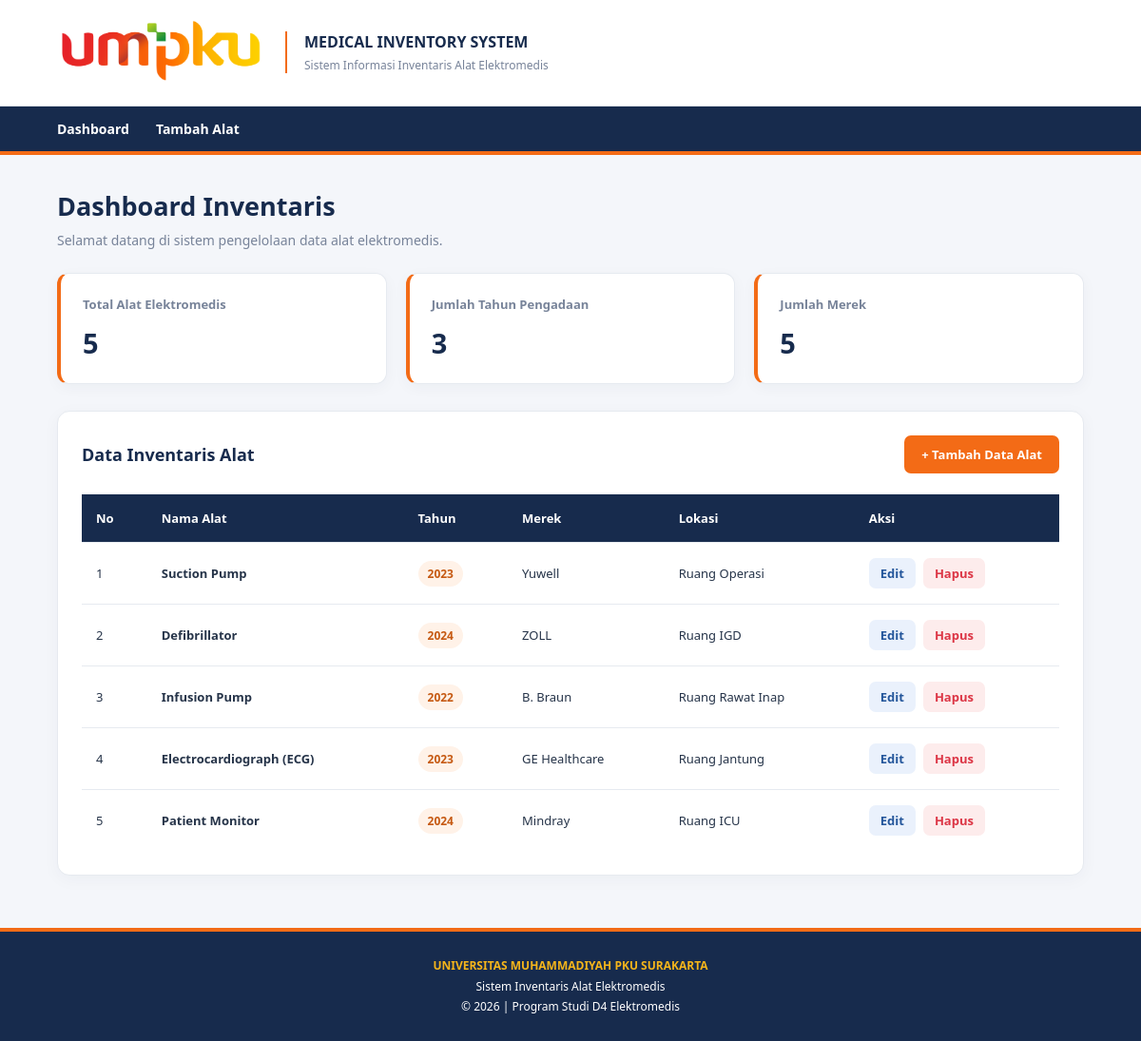
The page / on the database its author committed.
### tables this page shows
CREATE TABLE `alat_elektromedis` (
  `id` int(11) NOT NULL,
  `nama_alat` varchar(100) NOT NULL,
  `tahun` year(4) NOT NULL,
  `merek` varchar(100) NOT NULL,
  `lokasi` varchar(100) NOT NULL
);

### index.php (the view, shortened to what this page needs)
<?php
include 'config.php';
$query = mysqli_query(
    $conn,
    "SELECT * FROM alat_elektromedis ORDER BY id DESC"
);
$total = mysqli_num_rows(
    mysqli_query($conn, "SELECT id FROM alat_elektromedis")
);
$tahun = mysqli_num_rows(
    mysqli_query($conn, "SELECT DISTINCT tahun FROM alat_elektromedis")
);
$merek = mysqli_num_rows(
    mysqli_query($conn, "SELECT DISTINCT merek FROM alat_elektromedis")
);
?>
<!DOCTYPE html>
<html lang="id">
<head>
    <link rel="stylesheet" href="style.css">
</head>
<body>
<header class="header">
    <div class="brand">
        <img src="logo-umpku.png" alt="Logo UMPKU">
        <div class="brand-info">
            <h2>MEDICAL INVENTORY SYSTEM</h2>
            <p>Sistem Informasi Inventaris Alat Elektromedis</p>
        </div>
    </div>
</header>
<nav class="navbar">
    <a href="index.php">Dashboard</a>
    <a href="add.php">Tambah Alat</a>
</nav>
<main class="container">
    <div class="page-heading">
        <h1>Dashboard Inventaris</h1>
        <p>Selamat datang di sistem pengelolaan data alat elektromedis.</p>
    </div>
    <section class="stats">
        <div class="stat-card">
            <h3>Total Alat Elektromedis</h3>
            <strong><?php echo $total; ?></strong>
        </div>
        <div class="stat-card">
            <h3>Jumlah Tahun Pengadaan</h3>
            <strong><?php echo $tahun; ?></strong>
        </div>
        <div class="stat-card">
            <h3>Jumlah Merek</h3>
            <strong><?php echo $merek; ?></strong>
        </div>
    </section>
    <section class="card">
        <div class="card-header">
            <h2>Data Inventaris Alat</h2>
            <a href="add.php" class="btn btn-primary">
                + Tambah Data Alat
            </a>
        </div>
        <div class="table-wrapper">
            <table>
                <thead>
                    <tr>
                        <th>No</th>
                        <th>Nama Alat</th>
                        <th>Tahun</th>
                        <th>Merek</th>
                        <th>Lokasi</th>
                        <th>Aksi</th>
                    </tr>
                </thead>
                <tbody>
                <?php if (mysqli_num_rows($query) > 0): ?>
                    <?php $no = 1; ?>
                    <?php while ($data = mysqli_fetch_assoc($query)): ?>
                    <tr>
                        <td><?php echo $no++; ?></td>
                        <td>
                            <strong>
                                <?php echo htmlspecialchars($data['nama_alat']); ?>
                            </strong>
                        </td>
                        <td>
                            <span class="badge-year">
                                <?php echo htmlspecialchars($data['tahun']); ?>
                            </span>
                        </td>
                        <td><?php echo htmlspecialchars($data['merek']); ?></td>
                        <td><?php echo htmlspecialchars($data['lokasi']); ?></td>
                        <td>
                            <div class="action">
                                <a class="btn btn-edit"
                                   href="edit.php?id=<?php echo $data['id']; ?>">
                                    Edit
                                </a>
                                <a class="btn btn-delete"
                                   href="delete.php?id=<?php echo $data['id']; ?>"
                                   onclick="return confirm('Yakin ingin menghapus data ini?')">
                                    Hapus
                                </a>
                            </div>
                        </td>
                    </tr>
                    <?php endwhile; ?>
                <?php endif; ?>
                </tbody>
            </table>
        </div>
    </section>
</main>
<footer class="footer">
    <p><strong>UNIVERSITAS MUHAMMADIYAH PKU SURAKARTA</strong></p>
    <p>Sistem Inventaris Alat Elektromedis</p>
    <p>© <?php echo date('Y'); ?> | Program Studi D4 Elektromedis</p>
</footer>
</body>
</html>

### style.css (style rules this page uses)
:root { --navy: #172B4D; --navy-light: #243F65; --orange: #F36B16; --gold: #F5B51B; --background: #F4F6FA; --white: #FFFFFF; --text: #263449; --muted: #778399; --border: #E6EAF0; --green: #198754; --red: #DC3545; }
* { margin: 0; padding: 0; box-sizing: border-box; }
body { font-family: 'Segoe UI', Arial, sans-serif; background: var(--background); color: var(--text); min-height: 100vh; }
.header { background: var(--white); padding: 18px 5%; display: flex; align-items: center; justify-content: space-between; border-bottom: 1px solid var(--border); }
.brand { display: flex; align-items: center; gap: 20px; }
.brand img { width: 220px; height: auto; object-fit: contain; }
.brand-info { border-left: 2px solid var(--orange); padding-left: 18px; }
.brand-info h2 { font-size: 16px; color: var(--navy); }
.brand-info p { color: var(--muted); font-size: 12px; margin-top: 5px; }
.navbar { background: var(--navy); padding: 14px 5%; display: flex; align-items: center; gap: 28px; border-bottom: 4px solid var(--orange); }
.navbar a { color: white; text-decoration: none; font-size: 14px; font-weight: 600; transition: .2s; }
.container { width: 90%; max-width: 1400px; margin: 35px auto; }
.page-heading { margin-bottom: 25px; }
.page-heading h1 { color: var(--navy); font-size: 27px; margin-bottom: 8px; }
.page-heading p { color: var(--muted); font-size: 14px; }
.stats { display: grid; grid-template-columns: repeat(3, 1fr); gap: 20px; margin-bottom: 28px; }
.stat-card { background: white; padding: 23px; border-radius: 12px; border: 1px solid var(--border); border-left: 4px solid var(--orange); box-shadow: 0 4px 15px rgba(23,43,77,.04); }
.stat-card h3 { font-size: 13px; color: var(--muted); margin-bottom: 12px; }
.stat-card strong { font-size: 29px; color: var(--navy); }
.card { background: white; border: 1px solid var(--border); border-radius: 13px; padding: 25px; box-shadow: 0 4px 18px rgba(23,43,77,.04); }
.card-header { display: flex; justify-content: space-between; align-items: center; gap: 15px; margin-bottom: 22px; }
.card-header h2 { color: var(--navy); font-size: 18px; }
.btn { display: inline-block; padding: 11px 18px; border: none; border-radius: 7px; text-decoration: none; cursor: pointer; font-size: 13px; font-weight: 600; transition: .2s; }
.btn-primary { background: var(--orange); color: white; }
.btn-edit { background: #EAF1FC; color: #24569B; padding: 7px 12px; }
.btn-delete { background: #FDECEC; color: var(--red); padding: 7px 12px; }
.table-wrapper { width: 100%; overflow-x: auto; }
table { width: 100%; border-collapse: collapse; min-width: 650px; }
thead { background: var(--navy); color: white; }
th, td { padding: 16px 15px; text-align: left; border-bottom: 1px solid var(--border); font-size: 13px; }
th { font-weight: 600; white-space: nowrap; }
tbody tr:last-child td { border-bottom: none; }
.badge-year { background: #FFF2E8; color: #C65A13; padding: 5px 10px; border-radius: 20px; font-size: 12px; font-weight: 600; }
.action { display: flex; gap: 8px; align-items: center; }
.footer { margin-top: 55px; padding: 25px 5%; background: var(--navy); color: white; text-align: center; border-top: 4px solid var(--orange); }
.footer p { font-size: 12px; line-height: 1.8; }
.footer strong { color: var(--gold); }

### rows shown on the page
alat_elektromedis: nama_alat "Suction Pump", tahun "2023", merek "Yuwell", lokasi "Ruang Operasi"
alat_elektromedis: nama_alat "Defibrillator", tahun "2024", merek "ZOLL", lokasi "Ruang IGD"
alat_elektromedis: nama_alat "Infusion Pump", tahun "2022", merek "B. Braun", lokasi "Ruang Rawat Inap"
alat_elektromedis: nama_alat "Electrocardiograph (ECG)", tahun "2023", merek "GE Healthcare", lokasi "Ruang Jantung"
alat_elektromedis: nama_alat "Patient Monitor", tahun "2024", merek "Mindray", lokasi "Ruang ICU"

### other values the page prints
$total "5"
$tahun "3"
$merek "5"
